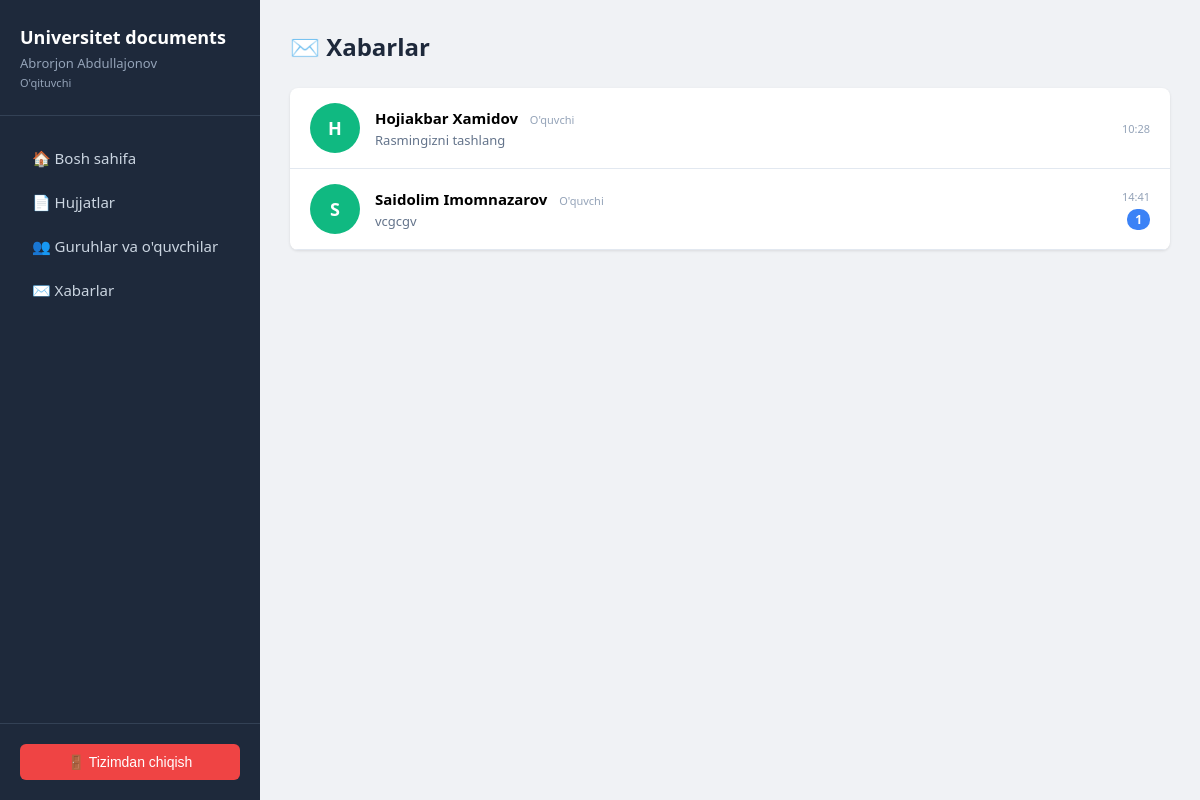
Page /messages/ (signed in) on the committed database.
### apps/accounts/models.py (models this page shows, shortened)
class CustomUser(AbstractUser):
    role = models.CharField(max_length=10, choices=Role.choices, default=Role.STUDENT)
    full_name = models.CharField("Ism Familiya", max_length=150, blank=True)
    group = models.ForeignKey(
        Group,
        on_delete=models.SET_NULL,
        null=True,
        blank=True,
        verbose_name="O'quvchi guruhi"
    )
    objects = CustomUserManager()
    class Meta:
        ordering = ['full_name', 'username']
    @property
    def is_teacher(self):
        return self.role == Role.TEACHER

### apps/messaging/models.py (models this page shows, shortened)
class Message(models.Model):
    sender = models.ForeignKey(
        settings.AUTH_USER_MODEL,
        on_delete=models.CASCADE,
        related_name='sent_messages',
        verbose_name="Yuboruvchi"
    )
    receiver = models.ForeignKey(
        settings.AUTH_USER_MODEL,
        on_delete=models.CASCADE,
        related_name='received_messages',
        verbose_name="Qabul qiluvchi"
    )
    subject = models.CharField("Mavzu", max_length=200)
    content = models.TextField("Xabar matni")
    timestamp = models.DateTimeField(auto_now_add=True)
    is_read = models.BooleanField("O'qilgan", default=False)
    class Meta:
        verbose_name = "Xabar"
        verbose_name_plural = "Xabarlar"
        ordering = ['-timestamp']

### apps/messaging/views.py (the view)
# urls.py: path('', views.chat_list_view, name='chat_list'),
@login_required
def chat_list_view(request):
    user = request.user
    sent = Message.objects.filter(sender=user).values('receiver').annotate(last_time=Max('timestamp'))
    received = Message.objects.filter(receiver=user).values('sender').annotate(last_time=Max('timestamp'))
    chat_users_ids = set()
    for s in sent:
        chat_users_ids.add(s['receiver'])
    for r in received:
        chat_users_ids.add(r['sender'])
    chat_users = CustomUser.objects.filter(id__in=chat_users_ids).order_by('full_name')
    chats = []
    for chat_user in chat_users:
        last_message = Message.objects.filter(
            Q(sender=user, receiver=chat_user) | Q(sender=chat_user, receiver=user)
        ).order_by('-timestamp').first()
        unread_count = Message.objects.filter(
            sender=chat_user, receiver=user, is_read=False
        ).count()
        chats.append({
            'user': chat_user,
            'last_message': last_message,
            'unread_count': unread_count
        })
    return render(request, 'messaging/chat_list.html', {'chats': chats})

### templates/messaging/chat_list.html (shortened to what this page needs)
{% extends 'base.html' %}
{% block content %}
<div class="page-header">
    <h1>✉️ Xabarlar</h1>
</div>
<div class="card" style="padding: 0; overflow: hidden;">
    {% if chats %}
        {% for chat in chats %}
        <a href="{% url 'messaging:chat' chat.user.id %}" style="display: flex; align-items: center; padding: 15px 20px; text-decoration: none; color: inherit; border-bottom: 1px solid #e2e8f0; transition: 0.2s;">
            <div style="width: 50px; height: 50px; background: {% if chat.user.is_teacher %}#3b82f6{% else %}#10b981{% endif %}; border-radius: 50%; display: flex; align-items: center; justify-content: center; color: white; font-weight: bold; font-size: 18px; margin-right: 15px;">
                {{ chat.user.full_name|default:chat.user.username|slice:":1"|upper }}
            </div>
            <div style="flex: 1;">
                <div style="font-weight: 600; font-size: 15px; margin-bottom: 3px;">
                    {{ chat.user.full_name|default:chat.user.username }}
                    <span style="font-size: 11px; color: #94a3b8; font-weight: normal; margin-left: 8px;">
                        {{ chat.user.get_role_display }}
                    </span>
                </div>
                {% if chat.last_message %}
                <div style="color: #64748b; font-size: 13px; white-space: nowrap; overflow: hidden; text-overflow: ellipsis; max-width: 400px;">
                    {{ chat.last_message.content|truncatechars:50 }}
                </div>
                {% endif %}
            </div>
            <div style="text-align: right; min-width: 80px;">
                {% if chat.last_message %}
                <div style="font-size: 11px; color: #94a3b8;">
                    {{ chat.last_message.timestamp|date:"H:i" }}
                </div>
                {% endif %}
                {% if chat.unread_count > 0 %}
                <div style="background: #3b82f6; color: white; padding: 2px 8px; border-radius: 10px; font-size: 12px; font-weight: bold; margin-top: 5px; display: inline-block;">
                    {{ chat.unread_count }}
                </div>
                {% endif %}
            </div>
        </a>
        {% endfor %}
    {% endif %}
</div>
{% endblock %}

### templates/base.html (shortened to what this page needs)
<!DOCTYPE html>
<html lang="uz">
<head>
</head>
<body>
    <div class="sidebar">
        <div class="sidebar-header">
            <h2>Universitet documents</h2>
            <p>{{ user.full_name|default:user.username }}</p>
            <p style="font-size: 11px; margin-top: 3px;">{{ user.get_role_display }}</p>
        </div>
        <div class="sidebar-menu">
            <a href="{% url 'dashboard' %}" class="{% if request.resolver_match.url_name == 'dashboard' %}active{% endif %}">
                <span>🏠 Bosh sahifa</span>
            </a>
            {% if user.is_teacher %}
            <a href="{% url 'documents:documents_hub' %}" class="">
                <span>📄 Hujjatlar</span>
            </a>
            <a href="{% url 'teacher_groups' %}" class="{% if 'teacher_groups' in request.resolver_match.url_name %}active{% endif %}">
                <span>👥 Guruhlar va o'quvchilar</span>
            </a>
            {% else %}
            <a href="{% url 'documents:documents_hub' %}" class="{% if request.resolver_match.url_name == 'documents_hub' or 'student_vault' in request.resolver_match.url_name or 'student_documents' in request.resolver_match.url_name %}active{% endif %}">
                <span>📄 Hujjatlar</span>
            </a>
            {% endif %}
            <a href="{% url 'messaging:chat_list' %}" class="{% if 'messaging' in request.resolver_match.url_name %}active{% endif %}">
                <span>✉️ Xabarlar</span>
            </a>
        </div>
        <div class="sidebar-footer">
            <form method="post" action="{% url 'logout' %}">
                <button type="submit" class="logout-btn">🚪 Tizimdan chiqish</button>
            </form>
        </div>
    </div>
    <div class="main-content">
        {% block content %}{% endblock %}
    </div>
</body>
</html>

### templates/base.html (style rules this page uses)
* { box-sizing: border-box; margin: 0; padding: 0; }
body { font-family: 'Segoe UI', Arial, sans-serif; display: flex; min-height: 100vh; background: #f0f2f5; }
.sidebar { width: 260px; background: #1e293b; color: white; display: flex; flex-direction: column; position: fixed; height: 100vh; }
.sidebar-header { padding: 25px 20px; border-bottom: 1px solid #334155; }
.sidebar-header h2 { font-size: 18px; font-weight: 600; }
.sidebar-header p { font-size: 13px; color: #94a3b8; margin-top: 5px; }
.sidebar-menu { flex: 1; padding: 20px 0; overflow-y: auto; }
.sidebar-menu a { display: flex; align-items: center; padding: 12px 20px; color: #cbd5e1; text-decoration: none; transition: 0.2s; font-size: 15px; }
.sidebar-menu a span { margin-left: 12px; }
.sidebar-footer { padding: 20px; border-top: 1px solid #334155; }
.logout-btn { width: 100%; background: #ef4444; color: white; border: none; padding: 10px; border-radius: 6px; cursor: pointer; font-size: 14px; }
.main-content { margin-left: 260px; flex: 1; padding: 30px; }
.page-header { margin-bottom: 25px; display: flex; justify-content: space-between; align-items: center; }
.page-header h1 { font-size: 24px; color: #1e293b; }
.card { background: white; border-radius: 8px; box-shadow: 0 1px 3px rgba(0,0,0,0.1); padding: 25px; margin-bottom: 20px; }

### rows in the picture
CustomUser: full_name "Abrorjon Abdullajonov", role "O'qituvchi"
CustomUser: user.full_name "H", user.full_name "Hojiakbar Xamidov", user.role "O'quvchi", last_message.content "Rasmingizni tashlang", last_message.timestamp "10:28"
CustomUser: user.full_name "S", user.full_name "Saidolim Imomnazarov", user.role "O'quvchi", last_message.content "vcgcgv", last_message.timestamp "14:41", unread_count "1"
